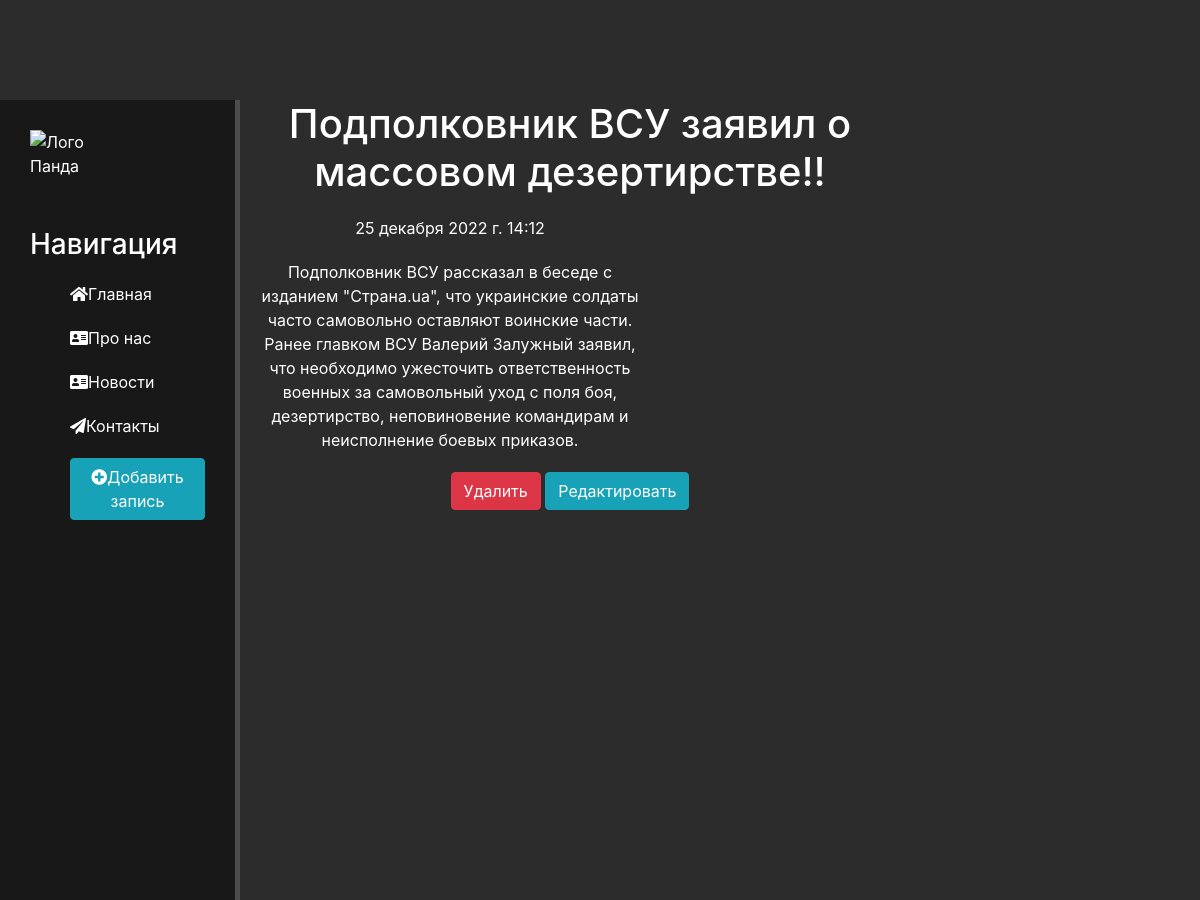
The page /news/2 on the database its author committed.
### news/models.py (models this page shows, shortened)
class Artiles(models.Model):
    title = models.CharField('Название', max_length=50)
    anons = models.CharField('Анонс', max_length=250)
    full_text = models.TextField('Статья')
    date = models.DateTimeField('Дата публикации')
    class Meta:
        verbose_name = 'Новость'
        verbose_name_plural = 'Новости'

### news/views.py (the view)
# urls.py: path('<int:pk>', views.NewsDetailView.as_view(), name='news-detail'),
class NewsDetailView(DetailView):
    model = Artiles
    template_name = 'news/details_view.html'
    context_object_name = 'article'

### news/templates/news/details_view.html (shortened to what this page needs)
{% extends 'main/layout.html' %}
{% block content %}
     <div class="features">
        <h1>{{ article.title }}</h1>
        <p>{{ article.date}}</p>
        <p>{{ article.full_text}}</p>
        <a href="{% url 'news-delete' article.id %}" class="btn btn-danger">Удалить</a>
        <a href="{% url 'news-update' article.id %}" class="btn btn-info">Редактировать</a>
    </div>
{% endblock %}

### main/static/main/css/main.css (style rules this page uses)
body { background: #2c2c2c; }
main .features { float: center; color: #fff; margin-top: 100px; text-align: center; width: 75% }
main .features h1 { front-size: 50px; }
main .features p { max-width: 400px; margin: 20px auto }

### rows shown on the page
Artiles: title "Подполковник ВСУ заявил о массовом дезертирстве!!", date "25 декабря 2022 г. 14:12", full_text "Подполковник ВСУ рассказал в беседе с изданием \"Страна.ua\", что украинские солдаты часто самовольно оставляют воинские части. Ранее главком ВСУ Валерий Залужный заявил, что необходимо ужесточить ответственность военных за самовольный уход с поля боя, дезертирство, неповиновение командирам и неисполнение боевых приказов."
